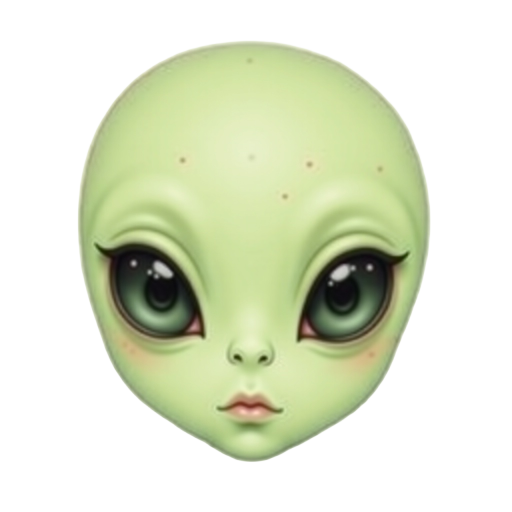
#> input picture scripts/wave20a/_logs/_blink_attempt_1.png, 1024 x 1024 px (shown at 1/2 size)
$ python -i cosmo_inpaint_eyes.py   (imports and definitions only)
#> lines starting #> are read from the running program, lines starting #| are printed output that depends on the picture; after the words box and inside, x2 and y2 are one past the last pixel; in counts of white or black regions, pixels touching at a corner belong together
### scripts/sprint13d/_lib.py
"""
Sprint 13D — fal.ai shared helpers.

Reused across all Sprint 13D phase scripts. Implements the proven polling
pattern (poll status_url till COMPLETED, then GET response_url) per
asset_learnings.md `BiRefNet polling fix`.
"""
from __future__ import annotations
import json
import time
import urllib.request
import urllib.error
from pathlib import Path

ROOT = Path('/Users/richardtheuws/Documents/games/cosmos-cosmic-adventure-2026')
LOG_DIR = ROOT / 'scripts/sprint13d/_logs'
LOG_DIR.mkdir(parents=True, exist_ok=True)


def load_env() -> dict:
    env = {}
    with open(Path.home() / 'Documents/games/.env') as f:
        for line in f:
            line = line.strip()
            if not line or line.startswith('#') or '=' not in line:
                continue
            k, v = line.split('=', 1)
            env[k.strip()] = v.strip().strip("'").strip('"')
    return env


ENV = load_env()
FAL_KEY = ENV.get('FAL_AI_KEY')
assert FAL_KEY, 'FAL_AI_KEY missing from ~/Documents/games/.env'


# [99 lines left out: functions http_post_json, http_get_json, http_download, submit, poll_until_done, extract_image_url and 2 more, not called in this run]

### scripts/sprint14a/cosmo_inpaint_eyes.py
"""
Sprint 14A — Route B: Flux Fill inpaint EYES on canonical-v2.

Route A (img2img strength 0.30-0.55) failed all 5 attempts on the chameleon-eye
criterion — kawaii pink/sparkle eyes baked into canonical-v2 are preserved.

Route B strategy:
  1. Mask the eye-zones on canonical-v2 (two oval regions)
  2. Flux Fill `fal-ai/flux-lora-fill` with chameleon-sphere prompt
  3. Mask only the eyes — preserve all other DNA (pearl-drop, antennae, suction
     discs, spots, body)
  4. PIL alpha-erase tail-stub area (Sprint 6A pattern)
  5. ESRGAN 4× upscale
  6. Output: public/assets/sprites/cosmo-hero-4k.png

Sprint 6A learning: Flux Fill `guidance_scale` cap = 30 (38 → HTTP 422).
Sprint 6A learning: Two-pass works MIT intermediate result re-uploaded.
Sprint 6A FAILURE: refinement-passes risk regression — keep it single-pass.

Variants: 3 different mask-shape × prompt combinations. Pick best visually.
"""
from __future__ import annotations
import sys, os, json, time, shutil, urllib.request, urllib.error
from pathlib import Path
from PIL import Image, ImageDraw, ImageFilter
import numpy as np

sys.path.insert(0, str(Path(__file__).parent.parent / 'sprint13d'))
from _lib import (
    ROOT, submit, poll_until_done, extract_image_url, http_download,
    log_attempt, upload_local_image, FAL_KEY,
)

# [1 line that did not run here, left out]
# [1 line that did not run here, left out]
# [1 line that did not run here, left out]
# [2 lines not run here, left out]

# [1 line that did not run here, left out]
# [1 line that did not run here, left out]
# [1 line that did not run here, left out]


# [66 lines left out: functions log, make_eye_mask, flatten_to_paper_bg, upload_file_to_fal, not called in this run]


# === Flux Fill prompt variants ==============================================
PROMPT_VARIANT_A = (
    'two large bulging dark CHAMELEON-style eye-spheres on a small green '
    'alien face, deep ink-black glossy obsidian eyeballs protruding outward '
    'like a chameleon lizard, subtle saffron crescent catchlight reflection, '
    'blank reptilian gaze, soft Studio Ghibli watercolor with ink-aubergine '
    'outline and paper-grain texture, '
    'NOT pink-iris NOT pretty-eyes NOT eyelashes NOT kawaii NOT chibi '
    'NOT sparkle NOT anime NOT doll-eyes NOT cute NOT blush'
)
PROMPT_VARIANT_B = (
    'two protruding obsidian-black spherical reptile eyes on green watercolor '
    'alien skin, glossy dark eye-balls bulging from sockets like chameleon, '
    'tiny white catchlight pinpoint, ink-line ragged outline, hand-painted '
    'paper-grain Hayao Miyazaki x Moebius style, '
    'NOT eyelashes NOT pink NOT iris NOT kawaii NOT cute NOT mascot'
)
PROMPT_VARIANT_C = (
    'replace eyes with two big black bulging chameleon-orbs, '
    'glossy jet-black opaque spheres protruding outward from green skin, '
    'no whites no iris no pupil-detail just shiny dark spheres, '
    'soft watercolor finish ink-aubergine outline paper-grain, '
    'NOT human-eyes NOT kawaii NOT eyelashes NOT pretty NOT cartoon-cute'
)

VARIANTS = [
    {'label': 'b1_va_normal', 'prompt': PROMPT_VARIANT_A, 'mask_generous': False, 'seed': 7777, 'guidance': 28.0, 'steps': 40},
    {'label': 'b2_vb_generous', 'prompt': PROMPT_VARIANT_B, 'mask_generous': True, 'seed': 4242, 'guidance': 30.0, 'steps': 40},
    {'label': 'b3_vc_max', 'prompt': PROMPT_VARIANT_C, 'mask_generous': True, 'seed': 9001, 'guidance': 30.0, 'steps': 45},
]


# [34 lines left out: function attempt_inpaint, not called in this run]


def alpha_erase_tail(src: Path, dst: Path) -> dict:
    """Sprint 6A v2 polygon — adapted for any image size proportionally."""
#> called with src = '../wave20a/_logs/_blink_attempt_1.png', dst = 'out.png'
    img = Image.open(src).convert('RGBA')
#> img is the input picture: PIL image 1024x1024 RGBA; mean R, G, B, A 82.1, 88.6, 64.1, 111.6
    W, H = img.size
#> W = 1024; H = 1024
    arr = np.array(img)
    erase = Image.new('L', (W, H), 0)
#> erase: PIL image 1024x1024 L; every value is 0
    d = ImageDraw.Draw(erase)
    # Tail-stub at relative coords ~(0.18, 0.78) -> (0.43, 0.95)
    sx = W / 1024.0
#> sx = 1
    sy = H / 1024.0
#> sy = 1
    poly = [
        (int(180 * sx), int(780 * sy)),
        (int(440 * sx), int(780 * sy)),
        (int(440 * sx), int(870 * sy)),
        (int(430 * sx), int(970 * sy)),
        (int(220 * sx), int(1000 * sy)),
        (int(140 * sx), int(920 * sy)),
    ]
    d.polygon(poly, fill=255)
    erase = erase.filter(ImageFilter.GaussianBlur(radius=int(8 * sx)))
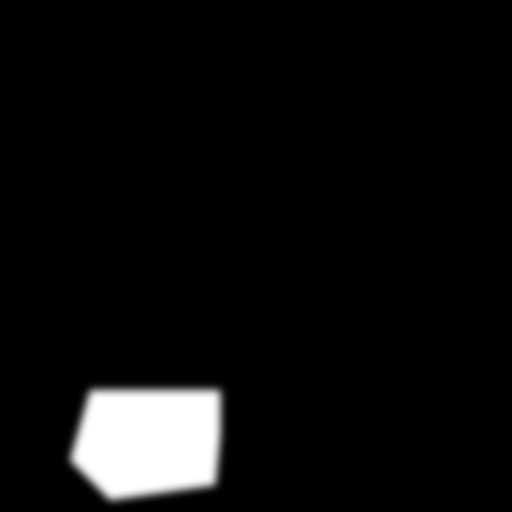
#> erase: PIL image 1024x1024 L (shown at 1/2 size); min 0, max 255, mean 13.7
    erase_arr = np.array(erase).astype(np.float32) / 255.0
    arr[:, :, 3] = (arr[:, :, 3].astype(np.float32) * (1.0 - erase_arr)).astype(np.uint8)
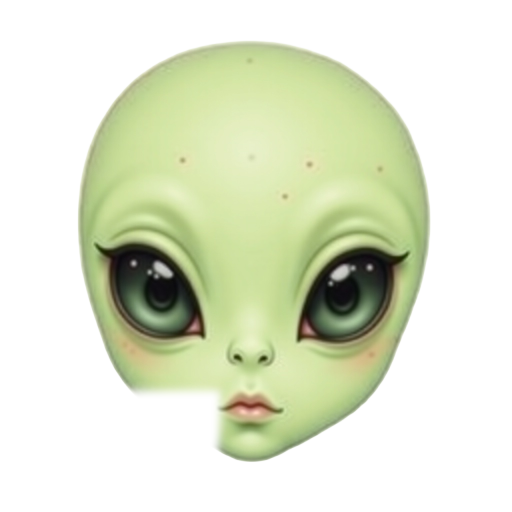
#> arr: shape (1024, 1024, 4) (shown at 1/2 size); 1.87% of pixels changed, all inside (x1, y1, x2, y2) = (242, 760, 461, 915); transparent parts drawn white
    Image.fromarray(arr).save(dst, 'PNG')
    return {'src': str(src), 'dst': str(dst), 'W': W, 'H': H, 'poly': poly}


# [151 lines left out: functions measure_halo_fringe, birefnet_remove_bg, upscale_4x, main, not called in this run]


# [2 lines not run here, left out]

>>> result = alpha_erase_tail('../wave20a/_logs/_blink_attempt_1.png', 'out.png')
#> result = {'src': '../wave20a/_logs/_blink_attempt_1.png', 'dst': 'out.png', 'W': 1024, 'H': 1024, 'poly': [(180, 780), (440, 780), (440, 870), (430, 970), (220, 1000), (140, 920)]}

$ run again, on scripts/wave20a/_logs/_raw_cosmo-face-blink.png
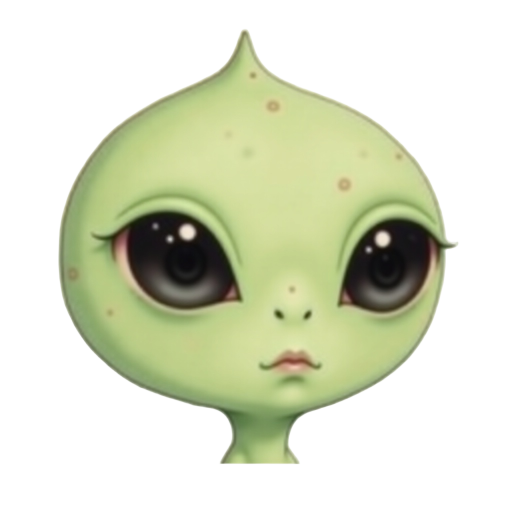
#> input picture scripts/wave20a/_logs/_raw_cosmo-face-blink.png, 1024 x 1024 px (shown at 1/2 size)
#> in alpha_erase_tail, img is the input picture: PIL image 1024x1024 RGBA; mean R, G, B, A 71.7, 76.5, 53.6, 105
#> in alpha_erase_tail, `arr[:, :, 3] = (arr[:, :, 3].astype(np.float32) * (1.0 - erase_arr)).a..`:
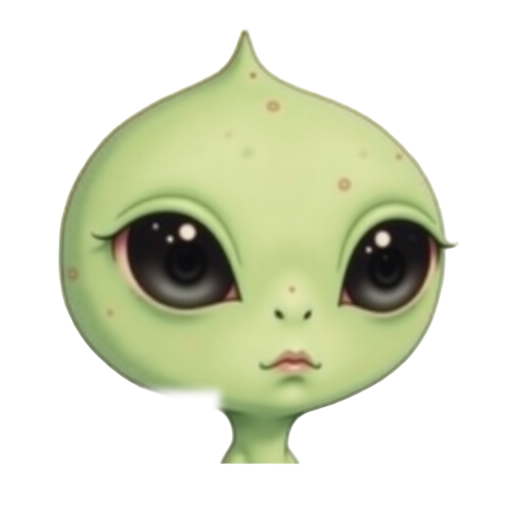
#> arr: shape (1024, 1024, 4) (shown at 1/2 size); 0.87% of pixels changed, all inside (x1, y1, x2, y2) = (250, 760, 461, 929); transparent parts drawn white
#> result = 5 items

$ run again, on scripts/wave20a/_logs/_raw_cosmo-face-coo.png
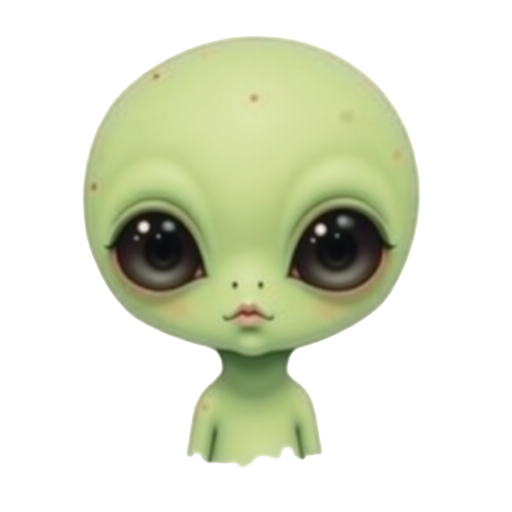
#> input picture scripts/wave20a/_logs/_raw_cosmo-face-coo.png, 1024 x 1024 px (shown at 1/2 size)
#> in alpha_erase_tail, img is the input picture: PIL image 1024x1024 RGBA; mean R, G, B, A 64.4, 69.1, 48, 93.4
#> in alpha_erase_tail, `arr[:, :, 3] = (arr[:, :, 3].astype(np.float32) * (1.0 - erase_arr)).a..`:
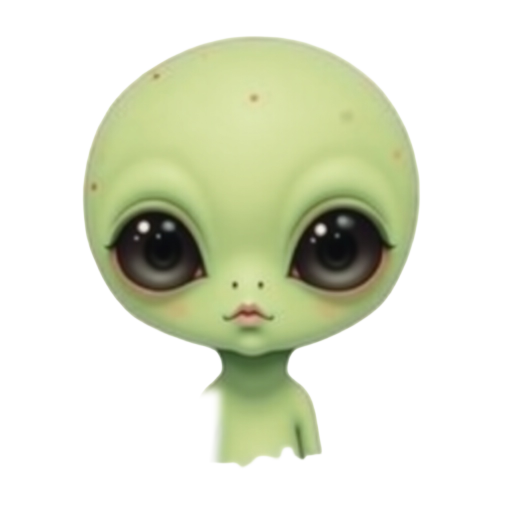
#> arr: shape (1024, 1024, 4) (shown at 1/2 size); 1.16% of pixels changed, all inside (x1, y1, x2, y2) = (370, 760, 461, 930); transparent parts drawn white
#> result = {'src': '../wave20a/_logs/_raw_cosmo-face-coo.png', 'dst': 'out.png', 'W': 1024, 'H': 1024, 'poly': [(180, 780), (440, 780), (440, 870), (430, 970), (220, 1000), (140, 920)]}
